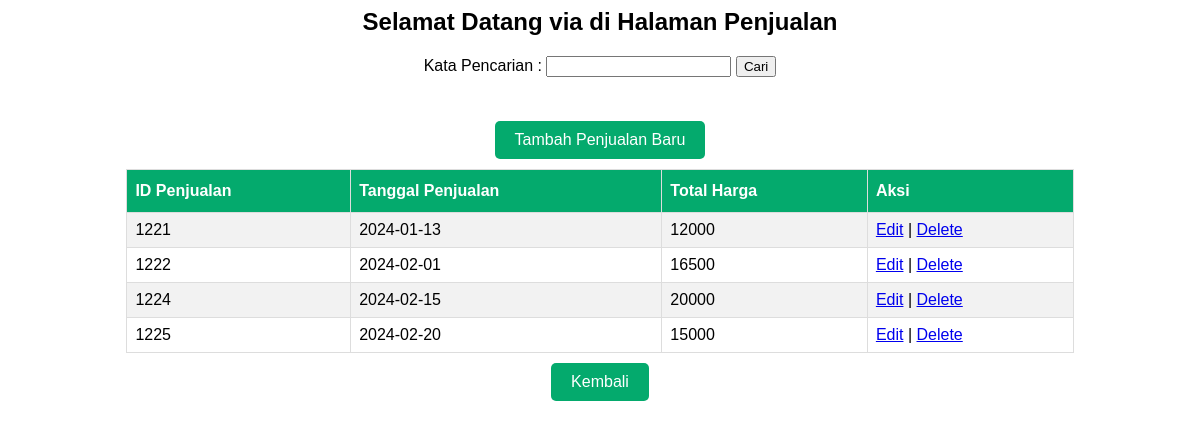
Screenshot of /penjualan.php (signed in) with the database file from the repository.
### tables this page shows
CREATE TABLE `penjualan` (
  `PenjualanID` int(5) NOT NULL,
  `TanggalPenjualan` date NOT NULL,
  `TotalHarga` int(10) NOT NULL
);

### penjualan.php (the view, shortened to what this page needs)
<html>
    <head>
    </head>
   <center><body>
    <h2>Selamat Datang <?php echo $_SESSION['username']; ?> di Halaman Penjualan</h2>
    <div class="container">
        <form method="GET" action="penjualan.php" style="text-align: center;">
            <label>Kata Pencarian : </label>
            <input type="text" name="kata_cari" value="<?php if(isset($_GET['kata_cari'])) { echo $_GET['kata_cari']; } ?>"  />
            <button type="submit">Cari</button>
        </form>
        <br>
        <a href="tambahpenjualan.php" class="button">Tambah Penjualan Baru</a>
        <table id="penjualan">
            <tr>
                <th>ID Penjualan</th>
                <th>Tanggal Penjualan</th>
                <th>Total Harga</th>
                <th>Aksi</th>
            </tr>
            <?php
            include('koneksi.php');
            if(isset($_GET['kata_cari'])) {
                $kata_cari = $_GET['kata_cari'];
                $query = "SELECT * FROM penjualan WHERE TanggalPenjualan like '%".$kata_cari."%' OR TotalHarga like '%".$kata_cari."%' ORDER BY PenjualanID ASC";
            } else {
                $query = "SELECT * FROM penjualan ORDER BY PenjualanID ASC";
            }
            $result = mysqli_query($conn, $query);
            while ($row = mysqli_fetch_assoc($result)) {
                ?>
            <tr>
                <td><?php echo $row['PenjualanID']; ?></td>
                <td><?php echo $row['TanggalPenjualan']; ?></td>
                <td><?php echo $row['TotalHarga']; ?></td>
                <td><?php echo "<a href='editpenjualan.php?PenjualanID=$row[PenjualanID]'>Edit</a> | <a href='deletepenjualan.php?PenjualanID=$row[PenjualanID]'>Delete</a>"; ?></td>
            </tr>
            <?php
            }
            ?>
</table>
<a href="dashboard/dist/index.php" class="button">Kembali</a>
    </div>
    </body></center>
</html>

### penjualan.php (style rules this page uses)
body { font-family: Arial, Helvetica, sans-serif; text-align: center; }
.container { width: 80%; margin: 0 auto; }
#penjualan { border-collapse: collapse; width: 100%; }
#penjualan td, #penjualan th { border: 1px solid #ddd; padding: 8px; }
#penjualan tr:nth-child(even) { background-color: #f2f2f2; }
#penjualan th { padding-top: 12px; padding-bottom: 12px; text-align: left; background-color: #04AA6D; color: white; }
.button { display: inline-block; background-color: #04AA6D; color: white; padding: 10px 20px; text-align: center; text-decoration: none; border-radius: 5px; margin: 10px; }

### rows the page displays
penjualan: PenjualanID "1221", TanggalPenjualan "2024-01-13", TotalHarga "12000"
penjualan: PenjualanID "1222", TanggalPenjualan "2024-02-01", TotalHarga "16500"
penjualan: PenjualanID "1224", TanggalPenjualan "2024-02-15", TotalHarga "20000"
penjualan: PenjualanID "1225", TanggalPenjualan "2024-02-20", TotalHarga "15000"

### other values shown
$_SESSION['username'] "via"
